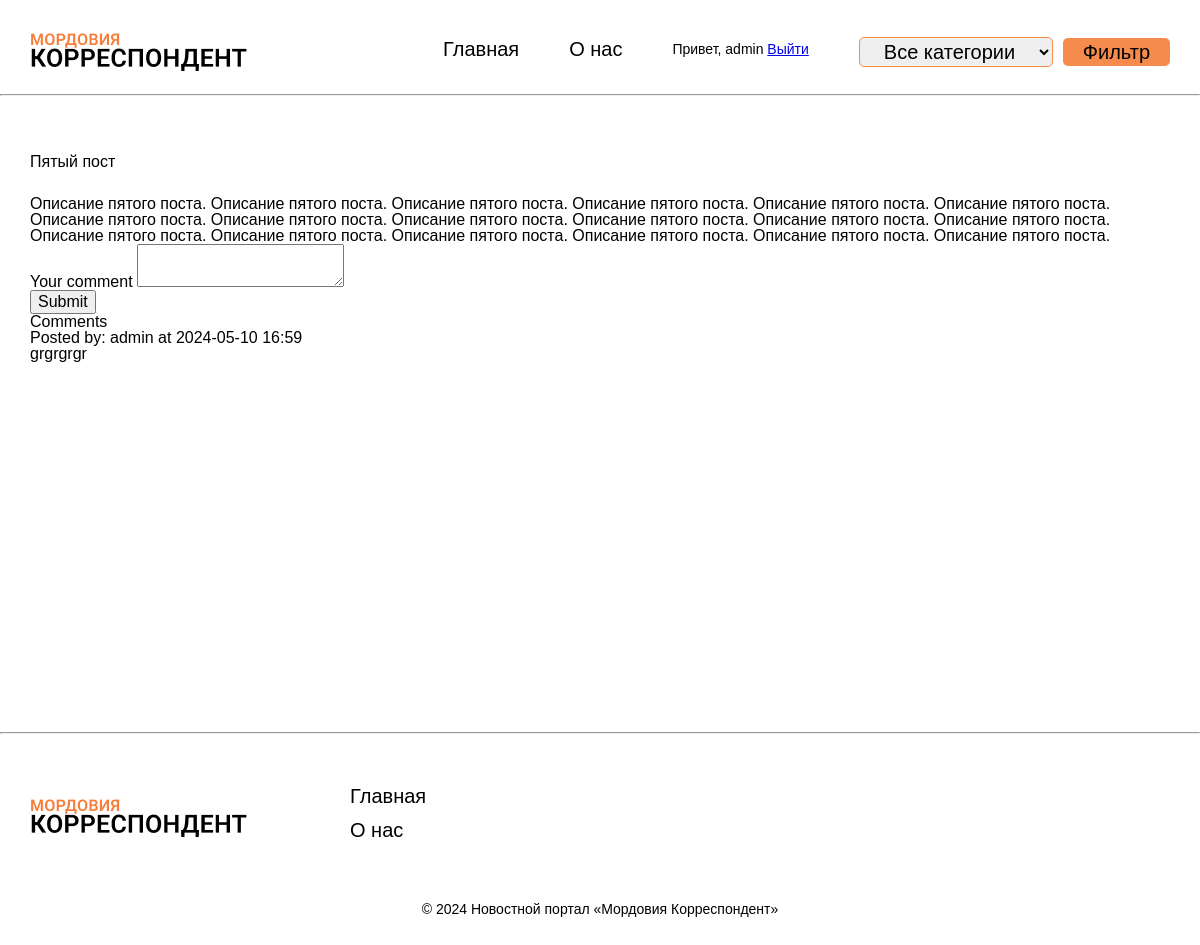
/post/5 (signed in), run on an earlier commit of the app's database.
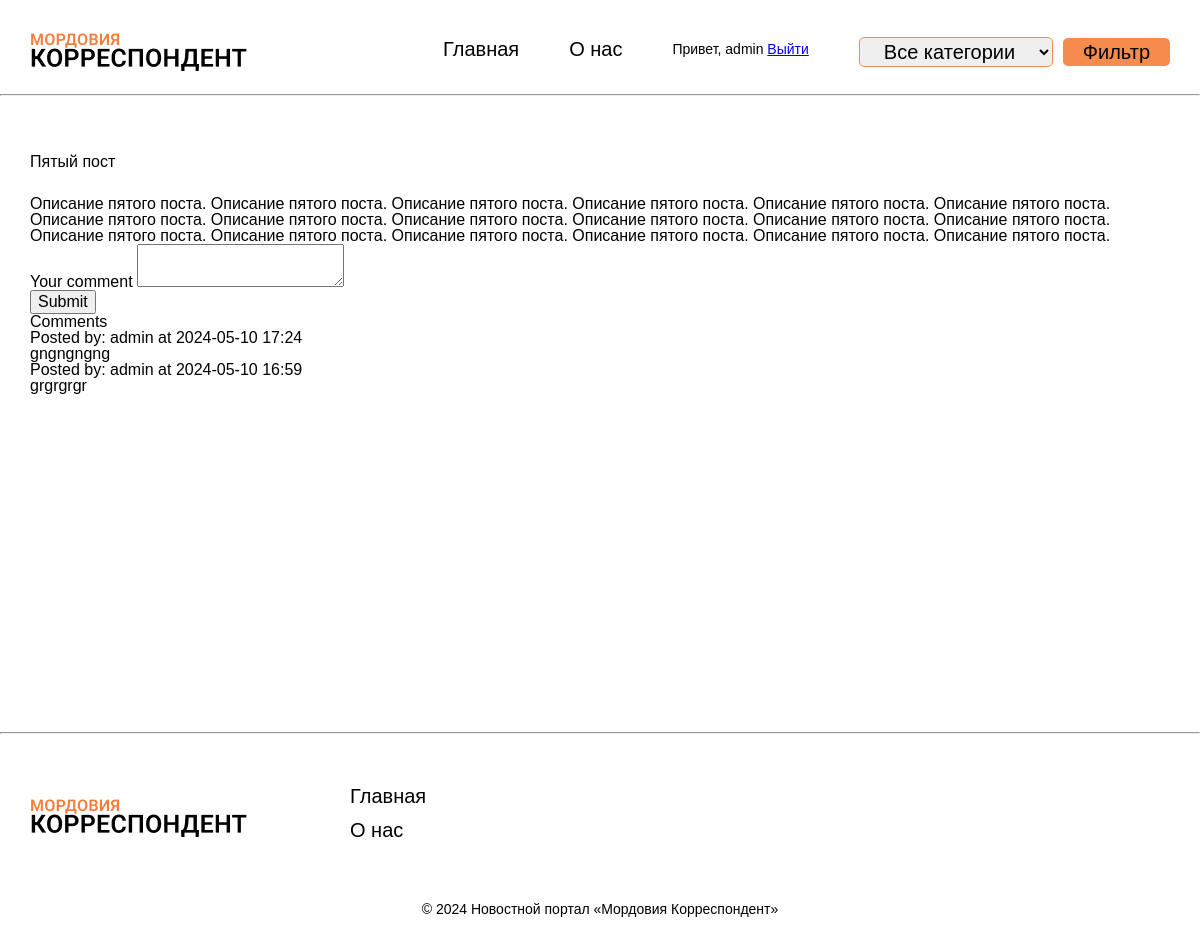
And on a later commit of the database.
### app.py (models this page shows, shortened)
class User(db.Model, UserMixin):
    id = db.Column(db.Integer, primary_key=True)
    username = db.Column(db.String(80), unique=True, nullable=False)
    email = db.Column(db.String(120), unique=True, nullable=False)
    password = db.Column(db.String(80), nullable=False)

class Post(db.Model):
    id = db.Column(db.Integer, primary_key=True)
    title = db.Column(db.String(100), nullable=False)
    content = db.Column(db.Text, nullable=False)
    date_posted = db.Column(db.DateTime, nullable=False, default=datetime.utcnow)
    category_id = db.Column(db.Integer, db.ForeignKey('category.id'), nullable=False)  # Добавлено поле для связи с категорией
    category = db.relationship('Category', backref=db.backref('posts', lazy=True))
    user_id = db.Column(db.Integer, db.ForeignKey('user.id'), nullable=False)
    author = db.relationship('User', backref=db.backref('posts', lazy=True))

class Comment(db.Model):
    id = db.Column(db.Integer, primary_key=True)
    body = db.Column(db.Text, nullable=False)
    date_posted = db.Column(db.DateTime, nullable=False, default=datetime.utcnow)
    user_id = db.Column(db.Integer, db.ForeignKey('user.id'), nullable=False)
    post_id = db.Column(db.Integer, db.ForeignKey('post.id'), nullable=False)
    user = db.relationship('User', backref=db.backref('comments', lazy=True))
    post = db.relationship('Post', backref=db.backref('comments', lazy=True))

### app.py (the view)
@app.route('/post/<int:post_id>', methods=['GET', 'POST'])
@login_required
def post_detail(post_id):
    post = Post.query.get_or_404(post_id)
    form = CommentForm()
    if form.validate_on_submit():
        comment = Comment(body=form.body.data, post_id=post.id, user_id=current_user.id)
        db.session.add(comment)
        db.session.commit()
        flash('Your comment has been published.')
        return redirect(url_for('post_detail', post_id=post.id))
    comments = Comment.query.filter_by(post_id=post.id).order_by(desc(Comment.date_posted)).all()
    return render_template('post_detail.html', post=post, form=form, comments=comments, title='Новость')

### app.py
class CommentForm(FlaskForm):
    body = TextAreaField('Your comment', validators=[DataRequired()])
    submit = SubmitField('Submit')

### app.py (called while the page is built)
@login_manager.user_loader
def load_user(user_id):
    return User.query.get(int(user_id))

### news_portal/templates/post_detail.html (shortened to what this page needs)
{% extends 'base.html' %}
{% block content %}
<p>{{ post.title }}</p><br>
<p class="main__content">{{ post.content }}</p>
<form method="post" action="{{ url_for('post_detail', post_id=post.id) }}">
    <div class="form-group">
        {{ form.body.label(class="form-control-label") }}
        {{ form.body(class="form-control") }}
    </div>
    <button type="submit" class="btn btn-primary">Submit</button>
</form>
<div class="comments">
    <h2>Comments</h2>
    {% for comment in comments %}
        <div class="comment">
            <p>Posted by: {{ comment.user.username }} at {{ comment.date_posted.strftime('%Y-%m-%d %H:%M') }}</p>
            <p>{{ comment.body }}</p>
        </div>
    {% endfor %}
</div>
{% endblock content %}

### news_portal/templates/base.html (shortened to what this page needs)
<!DOCTYPE html>
<html lang="en">
<head>
    <link rel="stylesheet" href="{{ url_for('static', filename='css/style.css') }}">
</head>
<body>
    <div class="container">
        <header class="header">
            <a href="{{ url_for('index') }}" class="header-logo__link">
                <img class="header-logo" src="{{ url_for('static', filename='images/logo.png') }}" alt="иконка логотипа">
            </a>
            <nav class="header__nav">
                <ul class="header__ul">
                    <li class="header__li"><a href="{{ url_for('index') }}" class="header__link">Главная</a></li>
                    <li class="header__li"><a href="{{ url_for('about') }}" class="header__link">О нас</a></li>
                    {% if current_user.is_authenticated %}
                        <li class="header__li">Привет, {{ current_user.username }} <a href="{{ url_for('logout') }}">Выйти</a></li>
                    {% else %}
                        <li class="header__li"><a href="{{ url_for('login') }}" class="header__link">Войти</a></li>
                    {% endif %}
                    <form class="header__form" action="/" method="get">
                        <select class="header__select" name="category_id">
                            <option value="">Все категории</option>
                        </select>
                        <button class="header__btn" type="submit">Фильтр</button>
                    </form>
                </ul>
            </nav>
        </header>
    </div>
    <hr class="header__hr">
    <div class="wrapper-base container">
        {% block content %}
        {% endblock content %}
    </div>
    <hr class="footer__hr">
    <div class="container">
        <footer class="footer">
            <a href="#" class="footer-logo__link">
                <img class="footer-logo" src="{{ url_for('static', filename='images/logo.png') }}" alt="иконка логотипа">
            </a>
            <nav class="footer__nav">
                <ul class="footer__ul">
                    <li class="footer__li"><a href="#" class="footer__link">Главная</a></li>
                    <li class="footer__li"><a href="#" class="footer__link">О нас</a></li>
                </ul>
            </nav>
        </footer>
        <p class="footer__text">
            &copy; 2024 Новостной портал «Мордовия Корреспондент»
        </p>
    </div>
</body>
</html>

### news_portal/static/css/style.css (style rules this page uses)
html { line-height: 1.15; -webkit-text-size-adjust: 100%; }
body { margin: 0; }
hr { box-sizing: content-box; height: 0; overflow: visible; }
a { background-color: transparent; }
img { border-style: none; }
button, input, optgroup, select, textarea { font-family: inherit; font-size: 100%; line-height: 1.15; margin: 0; }
button, input { overflow: visible; }
button, select { text-transform: none; }
button, [type="button"], [type="reset"], [type="submit"] { -webkit-appearance: button; }
textarea { overflow: auto; }
html, body, div, span, applet, object, iframe, h1, h2, h3, h4, h5, h6, p, blockquote, pre, a, abbr, acronym, address, big, cite, code, del, dfn, em, img, ins, kbd, q, s, samp, small, strike, strong, sub, sup, tt, var, b, u, i, center, dl, dt, dd, ol, ul, li, fieldset, form, label, legend, table, caption, tbody, tfoot, thead, tr, th, td, article, aside, canvas, details, embed, figure, figcaption, footer, header, hgroup, menu, nav, output, ruby, section, summary, time, mark, audio, video { margin: 0; padding: 0; border: 0; font-size: 100%; font: inherit; vertical-align: baseline; }
article, aside, details, figcaption, figure, footer, header, hgroup, menu, nav, section { display: block; }
html { height: 100%; }
body { line-height: 1; }
ol, ul { list-style: none; }
* { box-sizing: border-box; }
body { position: relative; overflow-x: hidden; font-family: sans-serif; }
.container { position: relative; max-width: 1140px; margin: 0 auto; }
.header { display: flex; align-items: center; justify-content: space-between; padding-top: 30px; }
.header__ul { display: flex; gap: 50px; }
.header__li { text-decoration: none; color: black; font-size: 14px; font-weight: 400; line-height: 24px; }
.header__link { text-decoration: none; color: black; font-size: 20px; font-weight: 400; line-height: 24px; }
.header__form { display: flex; align-items: center; gap: 10px; }
.header__select { color: black; font-size: 20px; font-weight: 400; line-height: 24px; border: 1px solid #f58c4e; padding: 2px 20px; border-radius: 5px; }
.header__btn { color: black; background: #f58c4e; border: none; border-radius: 5px; padding: 2px 20px; font-size: 20px; font-weight: 400; line-height: 24px; transition: .3s all; }
.header__hr { color: #000; margin-top: 20px; }
.wrapper-base { padding-top: 50px; min-height: calc(90vh - 100px); }
.footer { display: flex; align-items: center; padding-bottom: 50px; }
.footer__hr { margin-bottom: 50px; }
.footer-logo { margin-right: 100px; }
.footer__li { margin-bottom: 10px; }
.footer__link { text-decoration: none; color: black; font-size: 20px; font-weight: 400; line-height: 24px; }
.footer__text { color: black; font-size: 14px; font-weight: 400; text-align: center; padding-bottom: 50px; }
.main__content { margin-top: 10px; }

What changed in the data, as far as the page shows it:
added Comment: user.username "admin", date_posted "2024-05-10 17:24", body "gngngngng"
